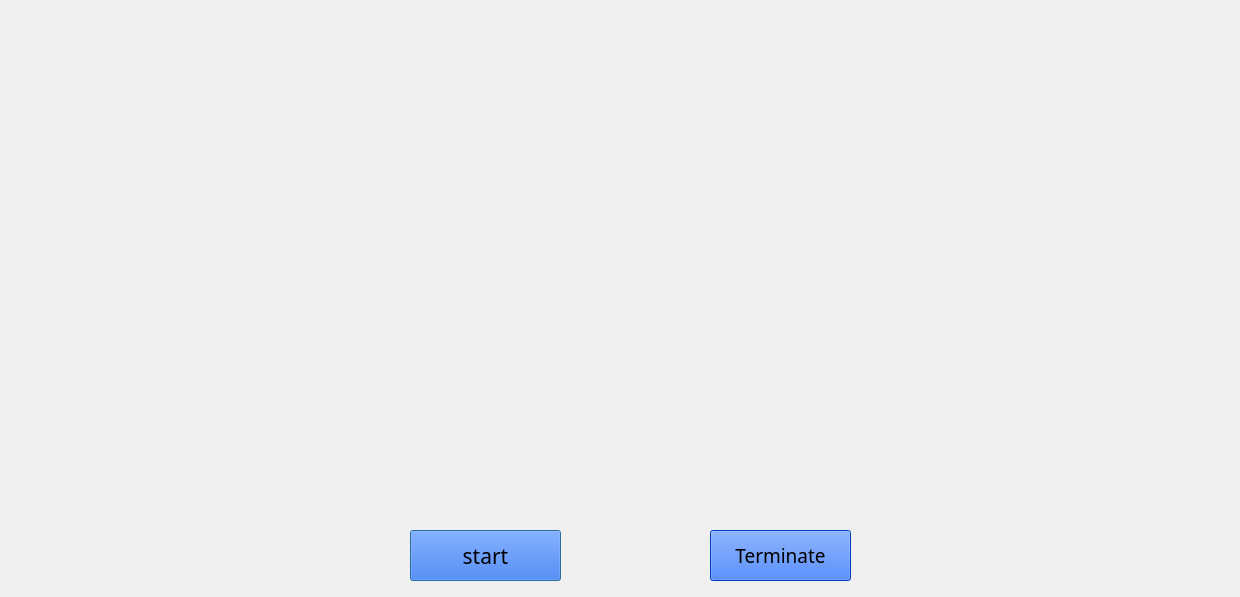
<?xml version="1.0" encoding="UTF-8"?>
<ui version="4.0">
 <class>Humoroid</class>
 <widget class="QDialog" name="Humoroid">
  <property name="geometry">
   <rect>
    <x>0</x>
    <y>0</y>
    <width>1240</width>
    <height>597</height>
   </rect>
  </property>
  <property name="windowTitle">
   <string>Dialog</string>
  </property>
  <property name="autoFillBackground">
   <bool>true</bool>
  </property>
  <widget class="QLabel" name="label">
   <property name="geometry">
    <rect>
     <x>-4</x>
     <y>-10</y>
     <width>1311</width>
     <height>671</height>
    </rect>
   </property>
   <property name="text">
    <string/>
   </property>
   <property name="pixmap">
    <pixmap>E:/images/blac.png</pixmap>
   </property>
   <property name="scaledContents">
    <bool>true</bool>
   </property>
  </widget>
  <widget class="QLabel" name="label_2">
   <property name="geometry">
    <rect>
     <x>240</x>
     <y>60</y>
     <width>751</width>
     <height>401</height>
    </rect>
   </property>
   <property name="text">
    <string/>
   </property>
   <property name="pixmap">
    <pixmap>E:/images/droid.gif</pixmap>
   </property>
   <property name="scaledContents">
    <bool>true</bool>
   </property>
  </widget>
  <widget class="QLabel" name="label_3">
   <property name="geometry">
    <rect>
     <x>-6</x>
     <y>0</y>
     <width>440</width>
     <height>71</height>
    </rect>
   </property>
   <property name="text">
    <string/>
   </property>
   <property name="pixmap">
    <pixmap>E:/images/BigheartedVagueFoal-small.gif</pixmap>
   </property>
   <property name="scaledContents">
    <bool>false</bool>
   </property>
  </widget>
  <widget class="QLabel" name="label_4">
   <property name="geometry">
    <rect>
     <x>0</x>
     <y>80</y>
     <width>211</width>
     <height>191</height>
    </rect>
   </property>
   <property name="text">
    <string/>
   </property>
   <property name="pixmap">
    <pixmap>E:/images/Ss2_load.gif</pixmap>
   </property>
   <property name="scaledContents">
    <bool>true</bool>
   </property>
  </widget>
  <widget class="QLabel" name="label_5">
   <property name="geometry">
    <rect>
     <x>-50</x>
     <y>280</y>
     <width>271</width>
     <height>151</height>
    </rect>
   </property>
   <property name="text">
    <string/>
   </property>
   <property name="pixmap">
    <pixmap>E:/images/Radar-Concept.gif</pixmap>
   </property>
   <property name="scaledContents">
    <bool>true</bool>
   </property>
  </widget>
  <widget class="QLabel" name="label_6">
   <property name="geometry">
    <rect>
     <x>-80</x>
     <y>520</y>
     <width>411</width>
     <height>81</height>
    </rect>
   </property>
   <property name="text">
    <string/>
   </property>
   <property name="pixmap">
    <pixmap>E:/images/FUI_LittleAnimations.gif</pixmap>
   </property>
   <property name="scaledContents">
    <bool>true</bool>
   </property>
  </widget>
  <widget class="QLabel" name="label_7">
   <property name="geometry">
    <rect>
     <x>950</x>
     <y>380</y>
     <width>351</width>
     <height>211</height>
    </rect>
   </property>
   <property name="text">
    <string/>
   </property>
   <property name="pixmap">
    <pixmap>E:/images/neonglobe.gif</pixmap>
   </property>
   <property name="scaledContents">
    <bool>true</bool>
   </property>
  </widget>
  <widget class="QLabel" name="label_8">
   <property name="geometry">
    <rect>
     <x>1000</x>
     <y>190</y>
     <width>281</width>
     <height>181</height>
    </rect>
   </property>
   <property name="text">
    <string/>
   </property>
   <property name="pixmap">
    <pixmap>E:/images/tumblr_nia6ssKzEb1qavoz6o1_640.gif</pixmap>
   </property>
   <property name="scaledContents">
    <bool>true</bool>
   </property>
  </widget>
  <widget class="QLabel" name="label_9">
   <property name="geometry">
    <rect>
     <x>970</x>
     <y>0</y>
     <width>301</width>
     <height>181</height>
    </rect>
   </property>
   <property name="text">
    <string/>
   </property>
   <property name="pixmap">
    <pixmap>E:/images/GIF.webp</pixmap>
   </property>
   <property name="scaledContents">
    <bool>true</bool>
   </property>
  </widget>
  <widget class="QTextBrowser" name="textBrowser">
   <property name="geometry">
    <rect>
     <x>450</x>
     <y>10</y>
     <width>256</width>
     <height>51</height>
    </rect>
   </property>
   <property name="font">
    <font>
     <family>Space Ranger</family>
     <pointsize>18</pointsize>
    </font>
   </property>
   <property name="styleSheet">
    <string notr="true">background: transparent;
border-radius: none;</string>
   </property>
  </widget>
  <widget class="QTextBrowser" name="textBrowser_2">
   <property name="geometry">
    <rect>
     <x>710</x>
     <y>10</y>
     <width>256</width>
     <height>51</height>
    </rect>
   </property>
   <property name="font">
    <font>
     <family>Space Ranger</family>
     <pointsize>18</pointsize>
    </font>
   </property>
   <property name="styleSheet">
    <string notr="true">background: transparent;
border-radius: none;</string>
   </property>
  </widget>
  <widget class="QPushButton" name="pushButton">
   <property name="geometry">
    <rect>
     <x>410</x>
     <y>530</y>
     <width>151</width>
     <height>51</height>
    </rect>
   </property>
   <property name="font">
    <font>
     <family>Space Ranger</family>
     <pointsize>16</pointsize>
    </font>
   </property>
   <property name="styleSheet">
    <string notr="true">background-color: rgb(0, 85, 255);</string>
   </property>
   <property name="text">
    <string>start</string>
   </property>
  </widget>
  <widget class="QPushButton" name="pushButton_2">
   <property name="geometry">
    <rect>
     <x>710</x>
     <y>530</y>
     <width>141</width>
     <height>51</height>
    </rect>
   </property>
   <property name="font">
    <font>
     <family>Space Ranger</family>
     <pointsize>14</pointsize>
    </font>
   </property>
   <property name="styleSheet">
    <string notr="true">background-color: rgb(0, 85, 255);</string>
   </property>
   <property name="text">
    <string>Terminate</string>
   </property>
  </widget>
 </widget>
 <resources/>
 <connections/>
</ui>
